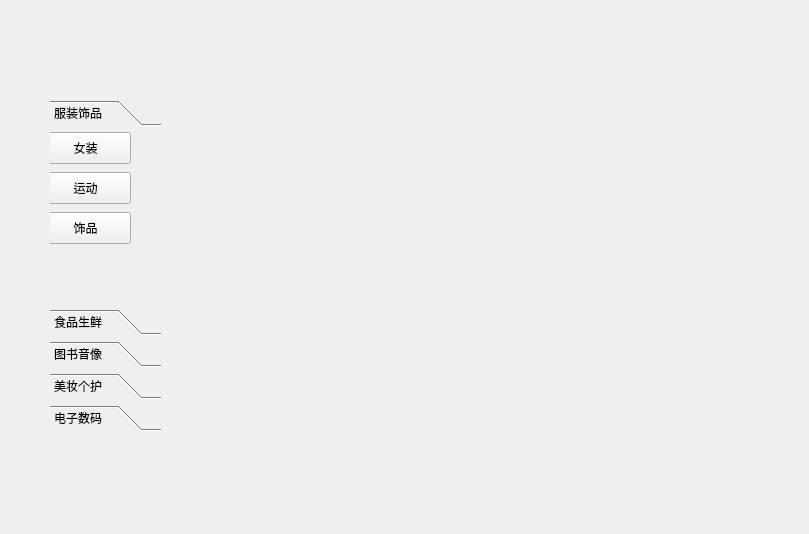
<?xml version="1.0" encoding="UTF-8"?>
<ui version="4.0">
 <class>Home</class>
 <widget class="QWidget" name="Home">
  <property name="geometry">
   <rect>
    <x>0</x>
    <y>0</y>
    <width>809</width>
    <height>534</height>
   </rect>
  </property>
  <property name="windowTitle">
   <string>Form</string>
  </property>
  <widget class="QToolBox" name="toolBox">
   <property name="geometry">
    <rect>
     <x>50</x>
     <y>100</y>
     <width>111</width>
     <height>331</height>
    </rect>
   </property>
   <property name="styleSheet">
    <string notr="true"/>
   </property>
   <property name="currentIndex">
    <number>0</number>
   </property>
   <widget class="QWidget" name="page">
    <property name="geometry">
     <rect>
      <x>0</x>
      <y>0</y>
      <width>111</width>
      <height>146</height>
     </rect>
    </property>
    <attribute name="label">
     <string>服装饰品</string>
    </attribute>
    <widget class="QPushButton" name="femaleClothButton">
     <property name="geometry">
      <rect>
       <x>-10</x>
       <y>0</y>
       <width>91</width>
       <height>32</height>
      </rect>
     </property>
     <property name="text">
      <string>女装</string>
     </property>
    </widget>
    <widget class="QPushButton" name="sportsButton">
     <property name="geometry">
      <rect>
       <x>-10</x>
       <y>40</y>
       <width>91</width>
       <height>32</height>
      </rect>
     </property>
     <property name="text">
      <string>运动</string>
     </property>
    </widget>
    <widget class="QPushButton" name="ornamentButton">
     <property name="geometry">
      <rect>
       <x>-10</x>
       <y>80</y>
       <width>91</width>
       <height>32</height>
      </rect>
     </property>
     <property name="text">
      <string>饰品</string>
     </property>
    </widget>
   </widget>
   <widget class="QWidget" name="page_5">
    <property name="geometry">
     <rect>
      <x>0</x>
      <y>0</y>
      <width>111</width>
      <height>146</height>
     </rect>
    </property>
    <attribute name="label">
     <string>食品生鲜</string>
    </attribute>
    <widget class="QPushButton" name="snackButton">
     <property name="geometry">
      <rect>
       <x>-10</x>
       <y>10</y>
       <width>91</width>
       <height>32</height>
      </rect>
     </property>
     <property name="text">
      <string>休闲食品</string>
     </property>
    </widget>
    <widget class="QPushButton" name="fruitsButton">
     <property name="geometry">
      <rect>
       <x>-10</x>
       <y>50</y>
       <width>91</width>
       <height>32</height>
      </rect>
     </property>
     <property name="text">
      <string>新鲜水果</string>
     </property>
    </widget>
    <widget class="QPushButton" name="drinkButton">
     <property name="geometry">
      <rect>
       <x>-10</x>
       <y>90</y>
       <width>91</width>
       <height>32</height>
      </rect>
     </property>
     <property name="text">
      <string>饮料冲调</string>
     </property>
    </widget>
   </widget>
   <widget class="QWidget" name="page_4">
    <property name="geometry">
     <rect>
      <x>0</x>
      <y>0</y>
      <width>111</width>
      <height>146</height>
     </rect>
    </property>
    <attribute name="label">
     <string>图书音像</string>
    </attribute>
    <widget class="QPushButton" name="pushButton_5">
     <property name="geometry">
      <rect>
       <x>-10</x>
       <y>0</y>
       <width>91</width>
       <height>32</height>
      </rect>
     </property>
     <property name="text">
      <string>教育</string>
     </property>
    </widget>
    <widget class="QPushButton" name="pushButton_8">
     <property name="geometry">
      <rect>
       <x>-10</x>
       <y>40</y>
       <width>91</width>
       <height>32</height>
      </rect>
     </property>
     <property name="text">
      <string>文艺</string>
     </property>
    </widget>
    <widget class="QPushButton" name="pushButton_9">
     <property name="geometry">
      <rect>
       <x>-10</x>
       <y>80</y>
       <width>91</width>
       <height>32</height>
      </rect>
     </property>
     <property name="text">
      <string>音像</string>
     </property>
    </widget>
   </widget>
   <widget class="QWidget" name="page_3">
    <property name="geometry">
     <rect>
      <x>0</x>
      <y>0</y>
      <width>111</width>
      <height>146</height>
     </rect>
    </property>
    <attribute name="label">
     <string>美妆个护</string>
    </attribute>
    <widget class="QPushButton" name="pushButton_10">
     <property name="geometry">
      <rect>
       <x>-10</x>
       <y>0</y>
       <width>91</width>
       <height>32</height>
      </rect>
     </property>
     <property name="text">
      <string>面部护理</string>
     </property>
    </widget>
    <widget class="QPushButton" name="pushButton_11">
     <property name="geometry">
      <rect>
       <x>-10</x>
       <y>40</y>
       <width>91</width>
       <height>32</height>
      </rect>
     </property>
     <property name="text">
      <string>身体护理</string>
     </property>
    </widget>
    <widget class="QPushButton" name="pushButton_12">
     <property name="geometry">
      <rect>
       <x>-10</x>
       <y>80</y>
       <width>91</width>
       <height>32</height>
      </rect>
     </property>
     <property name="text">
      <string>口腔护理</string>
     </property>
    </widget>
   </widget>
   <widget class="QWidget" name="page_2">
    <property name="geometry">
     <rect>
      <x>0</x>
      <y>0</y>
      <width>111</width>
      <height>146</height>
     </rect>
    </property>
    <attribute name="label">
     <string>电子数码</string>
    </attribute>
    <widget class="QPushButton" name="pushButton_13">
     <property name="geometry">
      <rect>
       <x>-10</x>
       <y>0</y>
       <width>91</width>
       <height>32</height>
      </rect>
     </property>
     <property name="text">
      <string>手机通讯</string>
     </property>
    </widget>
    <widget class="QPushButton" name="pushButton_14">
     <property name="geometry">
      <rect>
       <x>-10</x>
       <y>40</y>
       <width>91</width>
       <height>32</height>
      </rect>
     </property>
     <property name="text">
      <string>电脑整机</string>
     </property>
    </widget>
   </widget>
  </widget>
  <widget class="QLabel" name="horseLamp">
   <property name="geometry">
    <rect>
     <x>560</x>
     <y>30</y>
     <width>701</width>
     <height>41</height>
    </rect>
   </property>
   <property name="font">
    <font>
     <family>American Typewriter</family>
     <pointsize>24</pointsize>
    </font>
   </property>
   <property name="text">
    <string/>
   </property>
  </widget>
 </widget>
 <resources/>
 <connections/>
</ui>
